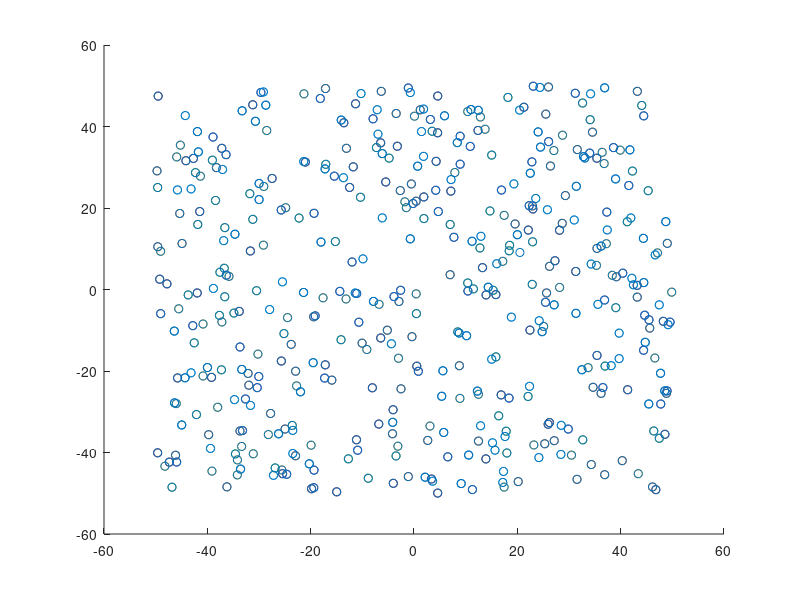

Reproduce this figure in MATLAB. (Note: this script raises an error after producing the figure.)
clc;
clear;
close all;
x = 100*rand(1,500)-50;
y = 100*rand(1,500)-50;
ind = 1;
for i = 1:length(x)
   if((x(1,i)+y(1,i))<0)
       xn(1,ind) = x(1,i);
       yn(1,ind) = y(1,i);
       sig(ind)=-1;
       scatter(xn(1,ind),yn(1,ind));
       ind = ind+1;
       hold on;
       
   end
   
   if((x(1,i)+y(1,i))>10)
       xn(1,ind) = x(1,i);
       yn(1,ind) = y(1,i);
       sig(ind)=1;
       scatter(xn(1,ind),yn(1,ind));
       ind = ind+1;
       
   end
end
clear x;
clear y;
scatter(xn,yn);
ind=1;

for i = 1:length(xn)
d{1,i}=[xn(1,i) yn(1,i)];    
end

for i = 1:length(xn)
    for j =1:length(yn)
    s(i,j)=(sig(i)*d{1,i})*(sig(j)*d{1,j}');
    end
end
ss = size(xn,2);
f = ones(1,ss);
f = f*-1;
H=s;
Aeq = sig;
beq = 0;
ub = ones(1,ss);
ub = ub*Inf;
lb = zeros(1,ss);
[alpha,fval,exitflag,output,lambda] = quadprog(H,f,[],[],Aeq,beq,lb,ub);
beta = 0;
for i = 1:size(ss)
   beta = beta + alpha(i)* sig(i)* [xn(i) yn(i)];
end
hold on;
comp = find(alpha>0.0001)
for i = 1:size(comp)
   scatter(xn(1,comp),yn(1,comp),'r+') 
end
